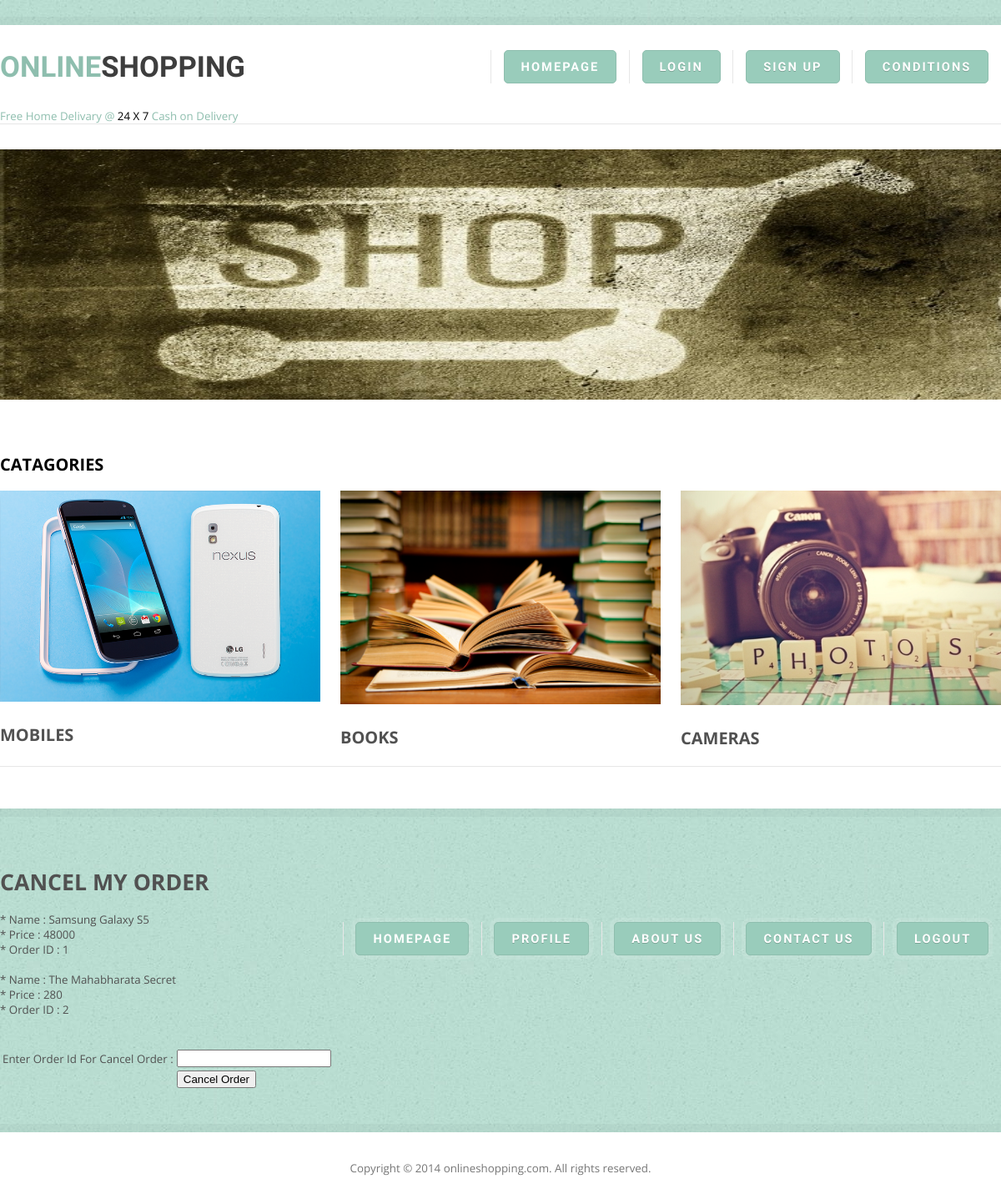
Page /order/cancel/ (signed in) on the earlier database version.
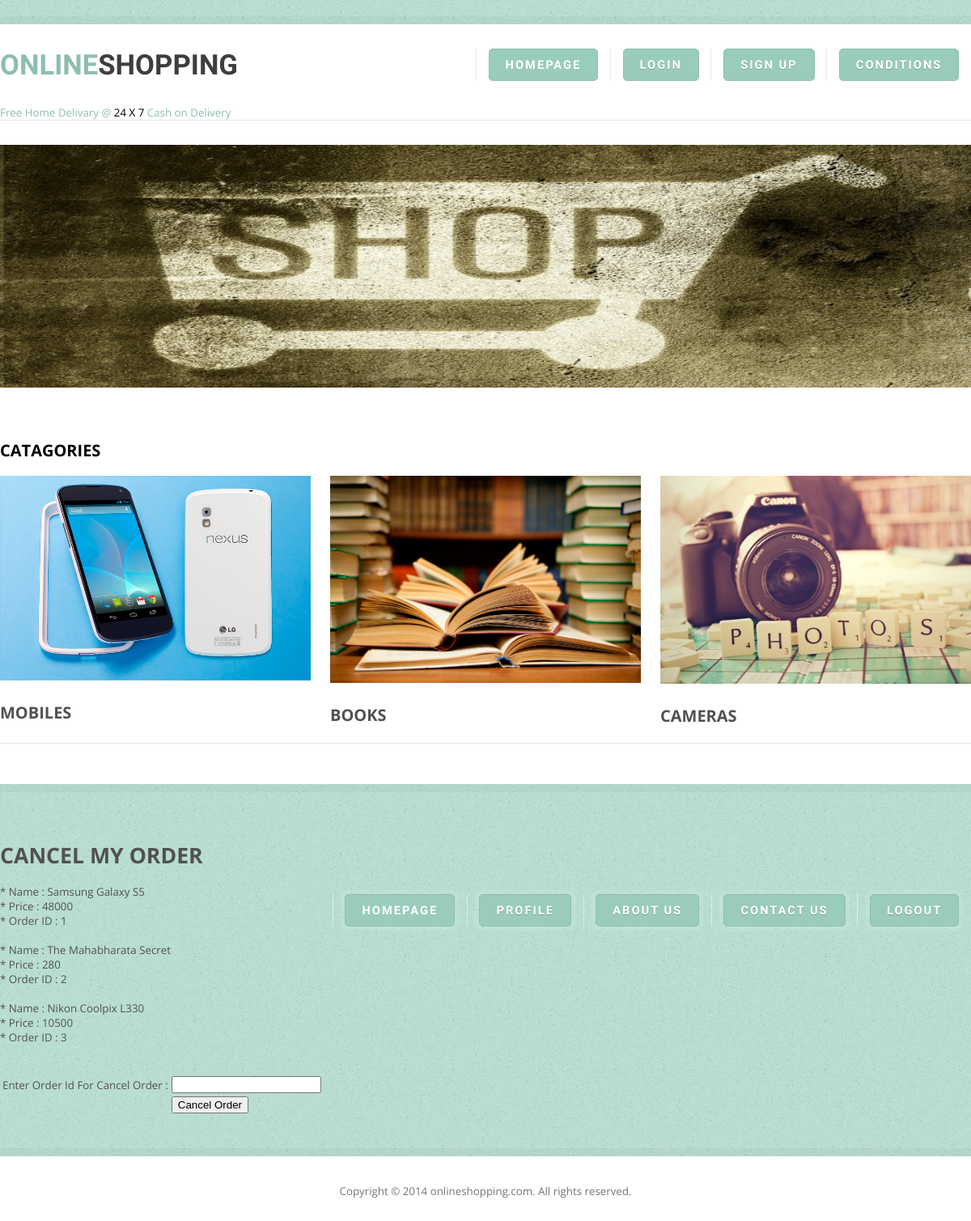
Same page on the later database version.
### book/models.py (models this page shows)
class Cart(models.Model):
	uid=models.ForeignKey(User)
	pid=models.ForeignKey(Product)
	noitem=models.IntegerField()
	purdate=models.DateTimeField("purchase-date")
	deldate=models.DateTimeField("delivary-date")
	status=models.CharField(max_length=10)

class Product(models.Model):
	pname=models.CharField(max_length=200)
	discription=models.CharField(max_length=500)
	price=models.IntegerField()
	noitem=models.IntegerField()
	createdby=models.ForeignKey(User)
	cid=models.ForeignKey(Catagory)
	photo=models.ImageField(upload_to='photo') #image in pjct/media/photo

### book/views.py (the view)
# urls.py: url(r'^order/cancel/$','book.views.cancel_order', name='cancelorder'),
@login_required
def cancel_order(request):
    cart = Cart.objects.filter(uid = request.user.id).values('pid','noitem','id')
    product=Product.objects.all()
    order = request.POST.get('oname')
    if request.method == 'GET':
        form = OrderCancelForm()
    else:
         form = OrderCancelForm(request.POST)
         if form.is_valid():
            cart = Cart.objects.get(id = order)
            cart.delete()
            return redirect('/users/account/')
    return render(request, 'cancelorder.html', {'cart': cart, 'product': product, 'form':form})

### book/forms.py
class OrderCancelForm(forms.Form):
	oname = forms.CharField(label=("Order Id:"), required=True)

### book/templates/cancelorder.html
{% extends "index.html" %}
{% block content %}
<h1>CANCEL MY ORDER</h1>
<form action="{% url 'cancelorder' %}" method="POST" >{% csrf_token %}
               <div id="menu">
                    <ul>
                         <li class="active"><a href="/users/home" accesskey="1" title="">Homepage</a></li>
                         <li><a href="/users/account/" class="button-style">Profile</a></li>
                         <li><a href="/about" class="button-style">About Us</a></li>
                         <li><a href="/contact" class="button-style">Contact Us</a></li>
                         <li><a href="/users/logout/" class="button-style">LogOut</a></li>
                    </ul>
               </div>
{% for products in product  %}
     {% for carts in cart %}
         {% if products.id == carts.pid %}
             <br>
             * Name : {{ products.pname }}
             <br>
             * Price : {{ products.price}}
             <br>
             * Order ID : {{ carts.id }}
             <br>
             {% endif %}
     {% endfor %}
{% endfor %}
<br>
<br>
<table>
    <tr><td>Enter Order Id For Cancel Order :</td>
    <td>{{form.oname}}</td>
    <td>{{ form.oname.errors }}</td>
    </tr>
    <tr>
        <td></td>
        <td><input type="submit" value="Cancel Order" />
</td>
    </tr>
</table>
{% endblock %}

Differences in the rows shown:
now on this page (row edited): Product: pname "Nikon Coolpix L330", price "10500"
added Cart: id "3"
